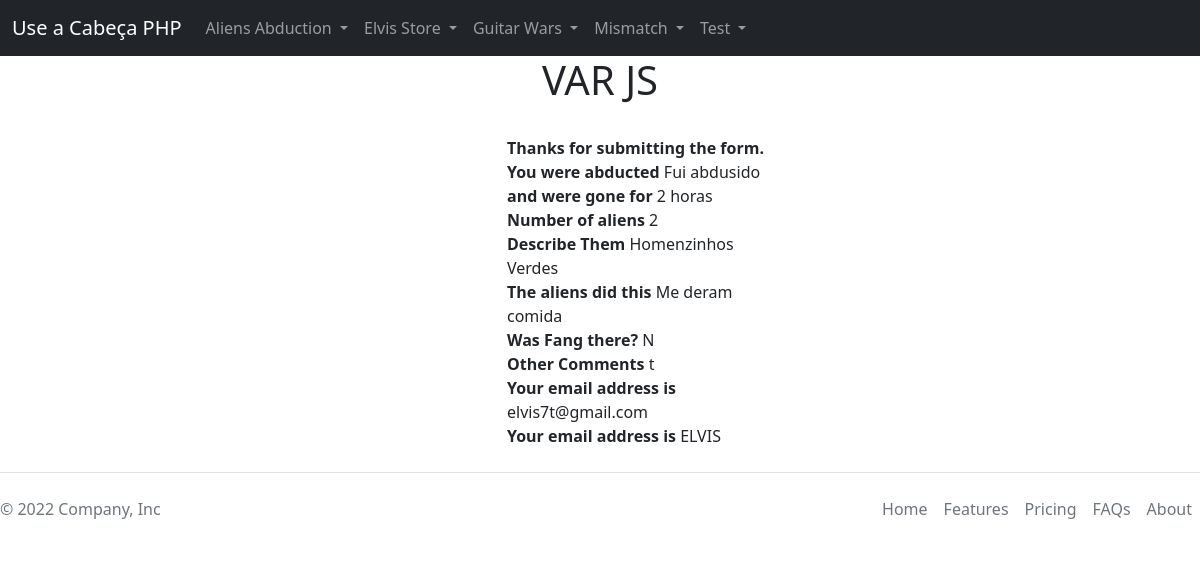
Screenshot of /app/documentos/view/aa_show_abduction.php?var=3 with the database file from the repository.
### tables this page shows
CREATE TABLE `aliens_abduction` (
  `aa_id` int NOT NULL,
  `aa_firstname` varchar(30) DEFAULT NULL,
  `aa_lastname` varchar(30) DEFAULT NULL,
  `aa_whenithappened` varchar(30) DEFAULT NULL,
  `aa_howlong` varchar(30) DEFAULT NULL,
  `aa_howmany` varchar(30) DEFAULT NULL,
  `aa_aliendescription` varchar(30) DEFAULT NULL,
  `aa_whattheydid` varchar(30) DEFAULT NULL,
  `aa_fangspotted` enum('S','N') NOT NULL,
  `aa_email` varchar(30) DEFAULT NULL,
  `aa_other` varchar(30) NOT NULL
);

### app/documentos/view/aa_show_abduction.php (the view)
<?php
require_once('../config/menu.php');
?>
<body>
    <div class="d-flex justify-content-center">
        <h1>Aliens abduted Me - Report an Abduct</h1>
    </div>
    <div class="container">
    <?php
    require_once('../model/conf.php');
    extract($_GET);
    $sql = "SELECT * FROM aliens_abduction WHERE aa_id =$var";
    $result = mysqli_query($con, $sql);
    while($row = mysqli_fetch_array($result)){
    echo "<div class='form-group col-md-3 offset-md-5'>";
    echo "<br />";
    echo '<b>Thanks for submitting the form.</b><br/>';
    echo '<b>You were abducted </b>'. $row['aa_whenithappened'].'<br/>';
    echo '<b>and were gone for </b>'. $row['aa_howlong'].'<br/>';
    echo '<b>Number of aliens </b>'. $row['aa_howmany'].'<br/>';
    echo '<b>Describe Them </b>'. $row['aa_aliendescription'].'<br/>';
    echo '<b>The aliens did this </b>'. $row['aa_whattheydid'].'<br/>';
    echo '<b>Was Fang there? </b>'. $row['aa_fangspotted'].'<br/>';
    echo '<b>Other Comments </b>'. $row['aa_other'].'<br/>';
    echo '<b>Your email address is </b>'. $row['aa_email'].'<br/>';
    echo '<b>Your email address is </b>'. $row['aa_firstname'].'<br/>';
    echo '</div>';
    }
    ?>
    </div>
</body>
<?php
require_once('../config/footer.php');
?>

### rows the page displays
aliens_abduction: aa_whenithappened "Fui abdusido", aa_howlong "2 horas", aa_howmany "2", aa_aliendescription "Homenzinhos Verdes", aa_whattheydid "Me deram comida", aa_fangspotted "N", aa_other "t", aa_email "elvis7t@gmail.com", aa_firstname "ELVIS"
